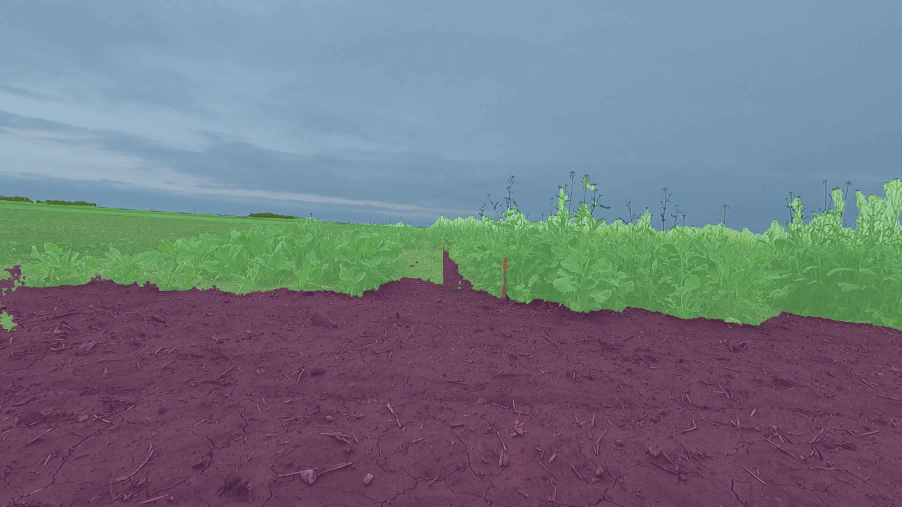
#> input picture data/image_ops/resizeImageFilesHere/001.png, 2704 x 1520 px (shown at 1/3 size); its folder holds 4 pictures in this run
$ python resizeImage.py
#> lines starting #> are read from the running program, lines starting #| are printed output that depends on the picture
#import libraries
import glob as glob
import os
import numpy as np

from PIL import Image

# Import an image from directory:
read_path = './resizeImageFilesHere/'
save_path = './resizedImages/'
# for file in glob.glob(os.path.join(read_path, '*')):
for file in glob.glob(read_path+"*"):

    image = Image.open(file)
#> image is the input picture: PIL image 2704x1520 RGB; mean R, G, B 113.5, 119.9, 130
    resized_image = image.resize((400,400))
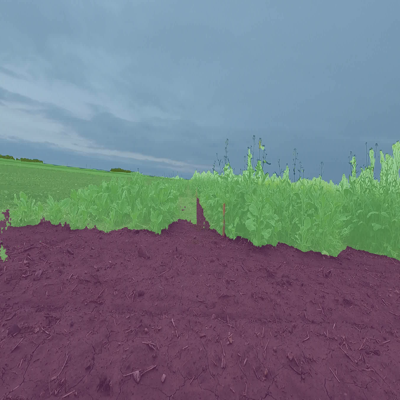
#> resized_image: PIL image 400x400 RGB; mean R, G, B 113.5, 119.9, 130

    filename = os.path.split(file)[1]
    filename = os.path.splitext(filename)[0]

    resized_image.save(save_path+filename+'.jpg')
#> pass 2 of the loop `for file in glob.glob(read_path+"*"):`:
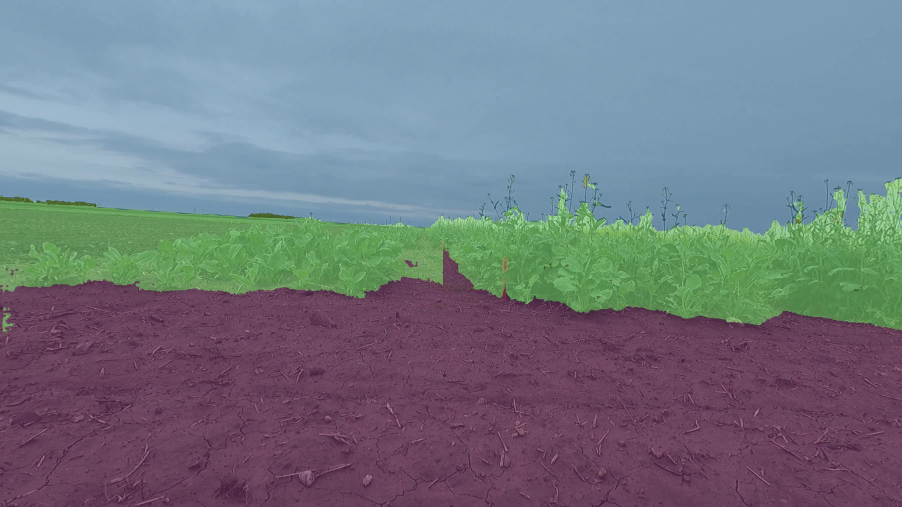
#> input picture data/image_ops/resizeImageFilesHere/002.png, 2704 x 1520 px (shown at 1/3 size)
#> image is the input picture: PIL image 2704x1520 RGB; mean R, G, B 113.7, 119.9, 130
#> `resized_image = image.resize((400,400))`:
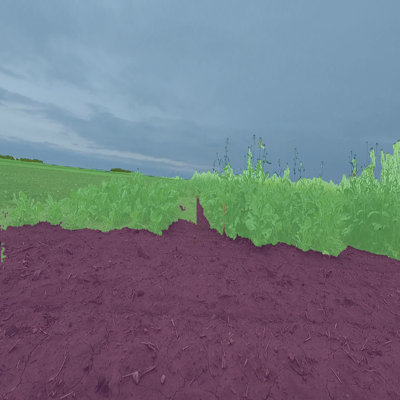
#> resized_image: PIL image 400x400 RGB; mean R, G, B 113.7, 119.9, 130
#> pass 3 of the loop `for file in glob.glob(read_path+"*"):`:
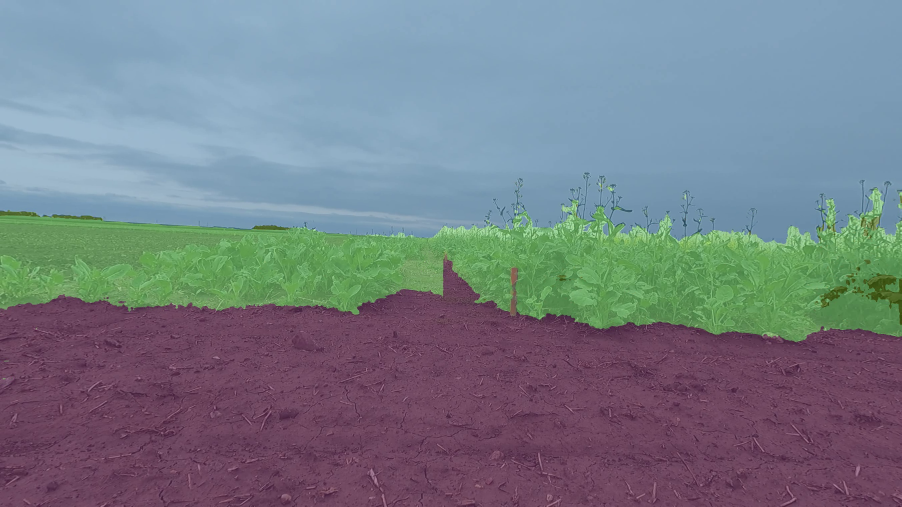
#> input picture data/image_ops/resizeImageFilesHere/003.png, 2704 x 1520 px (shown at 1/3 size)
#> image is the input picture: PIL image 2704x1520 RGB; mean R, G, B 117.1, 125.3, 134.7
#> `resized_image = image.resize((400,400))`:
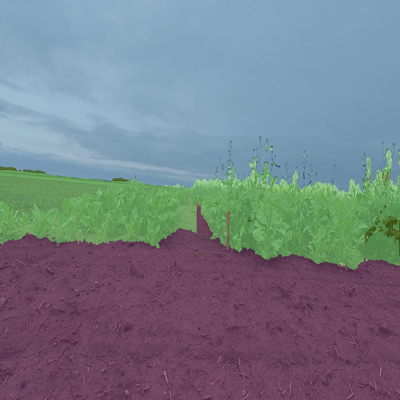
#> resized_image: PIL image 400x400 RGB; mean R, G, B 117.1, 125.3, 134.7
#> the loop made 4 passes; the first 3 are shown
